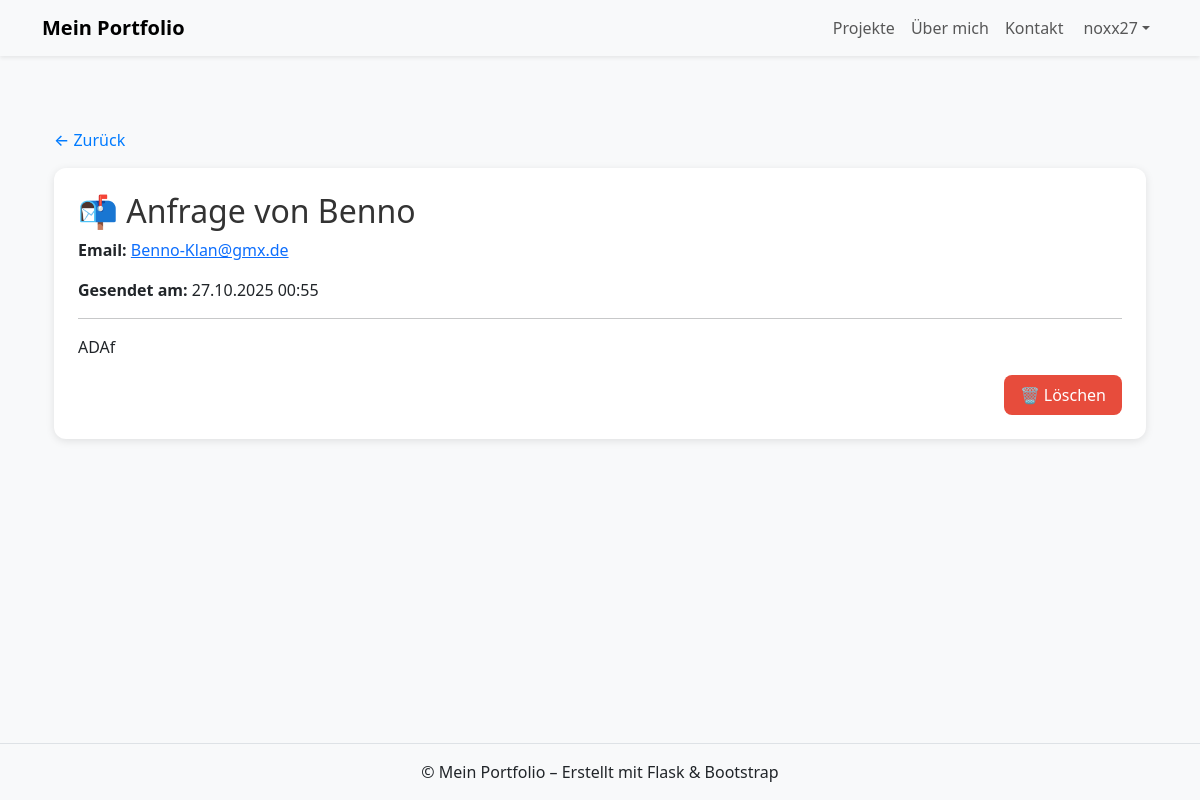
Screenshot of /admin/contact/19 (signed in) with the database file from the repository.
### app/models/user.py (models this page shows, shortened)
class User(db.Model, UserMixin):
    id = db.Column(db.Integer, primary_key=True)
    username = db.Column(db.String(50), unique=True, nullable=False)
    email = db.Column(db.String(120), unique=True, nullable=False)
    password_hash = db.Column(db.String(128), nullable=False)
    role = db.Column(db.String(10), default="user")  # "user" oder "admin"
    def is_admin(self):
        return self.role == "admin"

### app/models/database_models.py (models this page shows)
class ContactMessage(db.Model):
    id = db.Column(db.Integer, primary_key=True)
    name = db.Column(db.String(100), nullable=False)
    email = db.Column(db.String(120), nullable=False)
    message = db.Column(db.Text, nullable=False)
    created_at = db.Column(db.DateTime, default=datetime.utcnow)

### app/routes/admin.py (the view)
@admin_bp.route("/contact/<int:message_id>")
@login_required
def contact_detail(message_id):
    msg = ContactMessage.query.get_or_404(message_id)
    return render_template("admin/contact_detail.html", message=msg)

### app/routes/admin.py (called while the page is built)
@admin_bp.before_request
def restrict_to_admins():
    if not current_user.is_authenticated or not current_user.is_admin():
        abort(403)

### app/templates/admin/contact_detail.html (shortened to what this page needs)
{% extends "base.html" %}
{% block content %}
<link rel="stylesheet" href="{{ url_for('static', filename='css/admin.css') }}">
<div class="container mt-4">
  <a href="{{ url_for('admin.contact_requests') }}" class="back-btn">← Zurück</a>
  <div class="detail-card">
    <h2>📬 Anfrage von {{ message.name }}</h2>
    <p><strong>Email:</strong> <a href="mailto:{{ message.email }}">{{ message.email }}</a></p>
    <p><strong>Gesendet am:</strong> {{ message.created_at.strftime('%d.%m.%Y %H:%M') if message.created_at else '-' }}</p>
    <hr>
    <p class="message-content">{{ message.message }}</p>
    <div class="actions">
      <a href="{{ url_for('admin.delete_contact_request', message_id=message.id) }}"
         class="btn btn-danger"
         onclick="return confirm('Diese Nachricht wirklich löschen?')">🗑️ Löschen</a>
    </div>
  </div>
</div>
{% endblock %}

### app/templates/widgets/navbar.html (shortened to what this page needs)
<nav class="navbar navbar-expand-lg navbar-light bg-light shadow-sm">
  <div class="container">
    <a class="navbar-brand fw-bold" href="{{ url_for('main.home') }}">Mein Portfolio</a>
    <div class="collapse navbar-collapse justify-content-end" id="navbarNav">
      <ul class="navbar-nav">
        <li class="nav-item"><a class="nav-link" href="{{ url_for('projects.projects_page') }}">Projekte</a></li>
        <li class="nav-item"><a class="nav-link" href="{{ url_for('about.about_page') }}">Über mich</a></li>
        <li class="nav-item"><a class="nav-link" href="{{ url_for('contact.contact_page') }}">Kontakt</a></li>
        <li class="nav-item dropdown">
          <a class="nav-link dropdown-toggle d-flex align-items-center" href="#" id="userDropdown" role="button"
             data-bs-toggle="dropdown" aria-expanded="false">
            {% if current_user.is_authenticated %}
              {{ current_user.username }}
            {% else %}
              Konto
            {% endif %}
          </a>
        </li>
      </ul>
    </div>
  </div>
</nav>

### app/static/css/style.css (style rules this page uses)
body { background-color: #f8f9fa; }
h1, h2 { color: #333; }
body { animation: fadeIn 0.8s ease-in; }

### app/static/css/admin.css (style rules this page uses)
.actions { text-align: right; }
.detail-card { background: #fff; border-radius: 12px; padding: 1.5rem; box-shadow: 0 2px 8px rgba(0,0,0,0.1); }
.message-content { white-space: pre-wrap; font-size: 1rem; line-height: 1.5; margin-top: 1rem; }
.btn-danger { background-color: #e74c3c; color: #fff; border: none; border-radius: 8px; padding: 8px 16px; text-decoration: none; transition: background 0.2s; }
.back-btn { display: inline-block; margin-bottom: 1rem; color: #007bff; text-decoration: none; font-weight: 500; transition: color 0.2s; }

### rows the page displays
User: username "noxx27"
ContactMessage: name "Benno", email "Benno-Klan@gmx.de", created_at "27.10.2025 00:55", message "ADAf"
